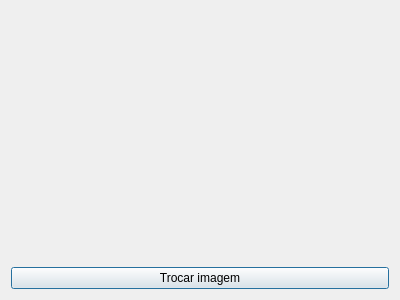
<?xml version="1.0" encoding="UTF-8"?>
<ui version="4.0">
 <class>Dialog</class>
 <widget class="QDialog" name="Dialog">
  <property name="geometry">
   <rect>
    <x>0</x>
    <y>0</y>
    <width>400</width>
    <height>300</height>
   </rect>
  </property>
  <property name="windowTitle">
   <string>Dialog</string>
  </property>
  <layout class="QGridLayout" name="gridLayout_2">
   <item row="1" column="0">
    <layout class="QVBoxLayout" name="verticalLayout">
     <item>
      <widget class="QLabel" name="label">
       <property name="text">
        <string/>
       </property>
       <property name="pixmap">
        <pixmap>balao.ppm</pixmap>
       </property>
       <property name="alignment">
        <set>Qt::AlignCenter</set>
       </property>
      </widget>
     </item>
     <item>
      <widget class="QPushButton" name="pushButton">
       <property name="text">
        <string>Trocar imagem</string>
       </property>
      </widget>
     </item>
    </layout>
   </item>
  </layout>
 </widget>
 <resources/>
 <connections/>
</ui>
